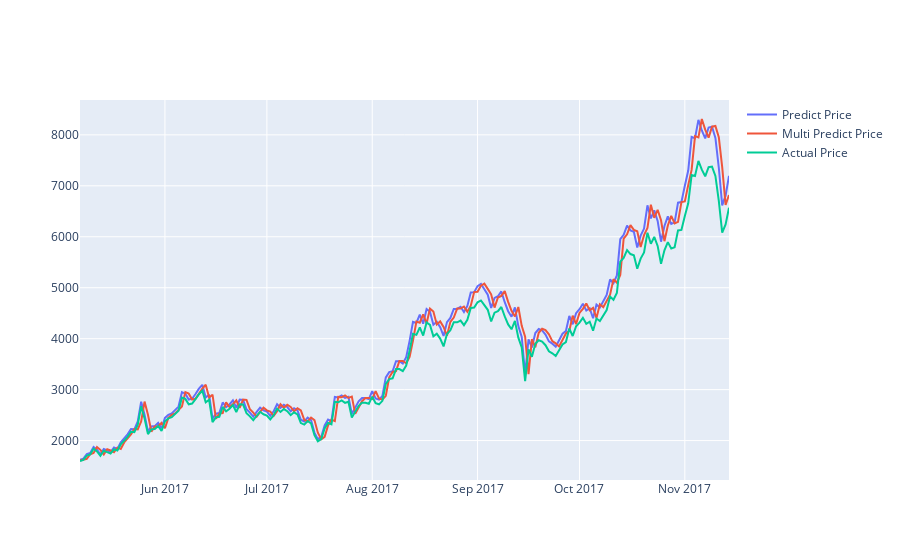

The code cell stored with this chart in its notebook:
### Code cell
actual_chart = go.Scatter(x=predictDates, y=inv_y, name= 'Actual Price')
multi_predict_chart = go.Scatter(x=predictDates, y=inv_yhat, name= 'Multi Predict Price')
predict_chart = go.Scatter(x=predictDates, y=yhat_reshape, name= 'Predict Price')
py.iplot([predict_chart, multi_predict_chart, actual_chart])

### Figure 1 — Plotly figure (JSON) as saved in the notebook; plotly's stock layout.template omitted (floating-point values rounded to 4 significant figures; data arrays with more than 128 entries replaced by an {"elided": "..."} marker saying what was removed)
{"data": [{"name": "Predict Price", "type": "scatter", "x": {"elided": "192 str values"}, "y": {"elided": "192 float values"}}, {"name": "Multi Predict Price", "type": "scatter", "x": {"elided": "192 str values"}, "y": {"elided": "193 float values"}}, {"name": "Actual Price", "type": "scatter", "x": {"elided": "192 str values"}, "y": {"elided": "193 float values"}}], "layout": {}}
